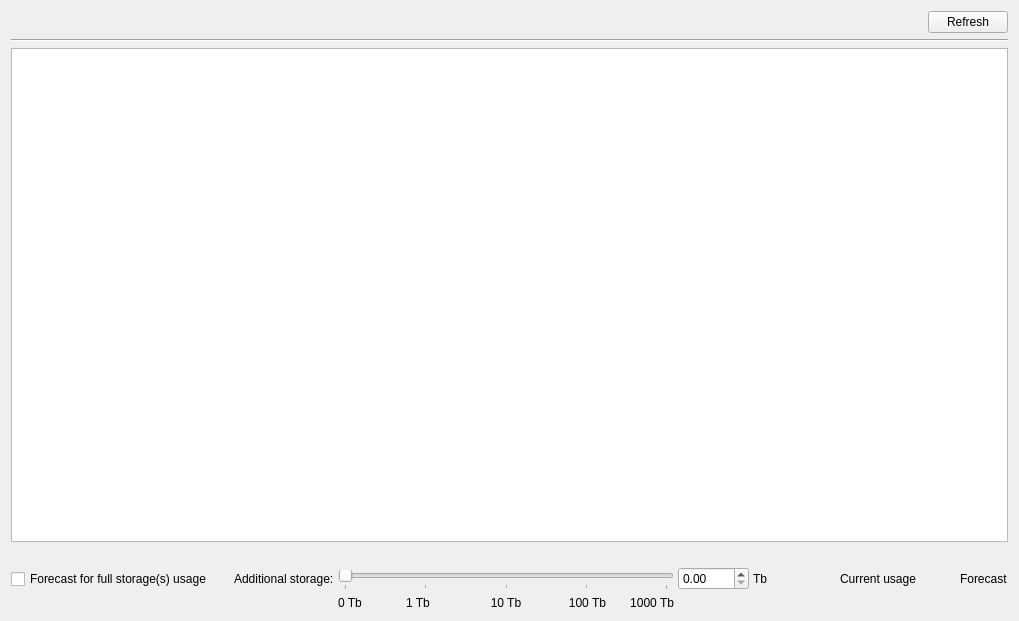
<?xml version="1.0" encoding="UTF-8"?>
<ui version="4.0">
 <class>RecordingStatisticsWidget</class>
 <widget class="QWidget" name="RecordingStatisticsWidget">
  <property name="geometry">
   <rect>
    <x>0</x>
    <y>0</y>
    <width>1019</width>
    <height>621</height>
   </rect>
  </property>
  <layout class="QVBoxLayout" name="verticalLayout" stretch="0">
   <item>
    <widget class="QStackedWidget" name="stackedWidget">
     <property name="currentIndex">
      <number>0</number>
     </property>
     <widget class="QWidget" name="gridPage">
      <layout class="QVBoxLayout" name="verticalLayout_3">
       <property name="leftMargin">
        <number>0</number>
       </property>
       <property name="topMargin">
        <number>0</number>
       </property>
       <property name="rightMargin">
        <number>0</number>
       </property>
       <property name="bottomMargin">
        <number>0</number>
       </property>
       <item>
        <layout class="QGridLayout" name="mainGridLayout">
         <property name="horizontalSpacing">
          <number>4</number>
         </property>
         <item row="0" column="2">
          <widget class="QPushButton" name="refreshButton">
           <property name="focusPolicy">
            <enum>Qt::TabFocus</enum>
           </property>
           <property name="text">
            <string>Refresh</string>
           </property>
           <property name="autoDefault">
            <bool>false</bool>
           </property>
           <property name="flat">
            <bool>false</bool>
           </property>
          </widget>
         </item>
         <item row="0" column="1">
          <spacer name="horizontalSpacer">
           <property name="orientation">
            <enum>Qt::Horizontal</enum>
           </property>
           <property name="sizeHint" stdset="0">
            <size>
             <width>40</width>
             <height>20</height>
            </size>
           </property>
          </spacer>
         </item>
        </layout>
       </item>
       <item>
        <widget class="Line" name="line">
         <property name="orientation">
          <enum>Qt::Horizontal</enum>
         </property>
        </widget>
       </item>
       <item>
        <widget class="QnTableView" name="gridEvents">
         <property name="mouseTracking">
          <bool>true</bool>
         </property>
         <property name="contextMenuPolicy">
          <enum>Qt::CustomContextMenu</enum>
         </property>
         <property name="lineWidth">
          <number>1</number>
         </property>
         <property name="midLineWidth">
          <number>1</number>
         </property>
         <property name="horizontalScrollBarPolicy">
          <enum>Qt::ScrollBarAlwaysOff</enum>
         </property>
         <property name="editTriggers">
          <set>QAbstractItemView::NoEditTriggers</set>
         </property>
         <property name="alternatingRowColors">
          <bool>false</bool>
         </property>
         <property name="selectionBehavior">
          <enum>QAbstractItemView::SelectRows</enum>
         </property>
         <property name="sortingEnabled">
          <bool>true</bool>
         </property>
         <attribute name="horizontalHeaderStretchLastSection">
          <bool>true</bool>
         </attribute>
         <attribute name="verticalHeaderVisible">
          <bool>false</bool>
         </attribute>
         <attribute name="verticalHeaderShowSortIndicator" stdset="0">
          <bool>true</bool>
         </attribute>
         <attribute name="verticalHeaderStretchLastSection">
          <bool>false</bool>
         </attribute>
        </widget>
       </item>
       <item>
        <layout class="QHBoxLayout" name="horizontalLayout_3">
         <item>
          <widget class="QCheckBox" name="checkBoxForecast">
           <property name="text">
            <string>Forecast for full storage(s) usage</string>
           </property>
          </widget>
         </item>
         <item>
          <spacer name="horizontalSpacer_4">
           <property name="orientation">
            <enum>Qt::Horizontal</enum>
           </property>
           <property name="sizeType">
            <enum>QSizePolicy::Fixed</enum>
           </property>
           <property name="sizeHint" stdset="0">
            <size>
             <width>16</width>
             <height>20</height>
            </size>
           </property>
          </spacer>
         </item>
         <item>
          <widget class="QWidget" name="forecastControlWidget" native="true">
           <layout class="QGridLayout" name="gridLayout_2">
            <property name="leftMargin">
             <number>0</number>
            </property>
            <property name="topMargin">
             <number>0</number>
            </property>
            <property name="rightMargin">
             <number>0</number>
            </property>
            <property name="bottomMargin">
             <number>0</number>
            </property>
            <property name="horizontalSpacing">
             <number>4</number>
            </property>
            <item row="1" column="1" colspan="5">
             <widget class="QSlider" name="extraSpaceSlider">
              <property name="maximum">
               <number>400</number>
              </property>
              <property name="pageStep">
               <number>100</number>
              </property>
              <property name="orientation">
               <enum>Qt::Horizontal</enum>
              </property>
              <property name="tickPosition">
               <enum>QSlider::TicksBelow</enum>
              </property>
              <property name="tickInterval">
               <number>100</number>
              </property>
             </widget>
            </item>
            <item row="2" column="5">
             <widget class="QLabel" name="label_4">
              <property name="minimumSize">
               <size>
                <width>64</width>
                <height>0</height>
               </size>
              </property>
              <property name="text">
               <string>1000 Tb</string>
              </property>
              <property name="alignment">
               <set>Qt::AlignRight|Qt::AlignTrailing|Qt::AlignVCenter</set>
              </property>
             </widget>
            </item>
            <item row="2" column="4">
             <widget class="QLabel" name="label_6">
              <property name="minimumSize">
               <size>
                <width>64</width>
                <height>0</height>
               </size>
              </property>
              <property name="text">
               <string>100 Tb</string>
              </property>
              <property name="alignment">
               <set>Qt::AlignRight|Qt::AlignTrailing|Qt::AlignVCenter</set>
              </property>
             </widget>
            </item>
            <item row="2" column="1">
             <widget class="QLabel" name="label_3">
              <property name="minimumSize">
               <size>
                <width>64</width>
                <height>0</height>
               </size>
              </property>
              <property name="text">
               <string>0 Tb</string>
              </property>
             </widget>
            </item>
            <item row="2" column="2">
             <widget class="QLabel" name="label_2">
              <property name="minimumSize">
               <size>
                <width>64</width>
                <height>0</height>
               </size>
              </property>
              <property name="text">
               <string>1 Tb</string>
              </property>
              <property name="alignment">
               <set>Qt::AlignLeading|Qt::AlignLeft|Qt::AlignVCenter</set>
              </property>
             </widget>
            </item>
            <item row="0" column="7" rowspan="3">
             <widget class="QLabel" name="extraStorageLabel">
              <property name="text">
               <string>Tb</string>
              </property>
             </widget>
            </item>
            <item row="0" column="6" rowspan="3">
             <widget class="QDoubleSpinBox" name="extraSizeSpinBox">
              <property name="maximum">
               <double>1000.000000000000000</double>
              </property>
             </widget>
            </item>
            <item row="0" column="0" rowspan="3">
             <widget class="QLabel" name="label">
              <property name="text">
               <string>Additional storage:</string>
              </property>
             </widget>
            </item>
            <item row="0" column="2">
             <spacer name="horizontalSpacer_3">
              <property name="orientation">
               <enum>Qt::Horizontal</enum>
              </property>
              <property name="sizeHint" stdset="0">
               <size>
                <width>40</width>
                <height>16</height>
               </size>
              </property>
             </spacer>
            </item>
            <item row="2" column="3">
             <widget class="QLabel" name="label_5">
              <property name="minimumSize">
               <size>
                <width>64</width>
                <height>0</height>
               </size>
              </property>
              <property name="text">
               <string>10 Tb</string>
              </property>
              <property name="alignment">
               <set>Qt::AlignCenter</set>
              </property>
             </widget>
            </item>
           </layout>
          </widget>
         </item>
         <item>
          <spacer name="horizontalSpacer_2">
           <property name="orientation">
            <enum>Qt::Horizontal</enum>
           </property>
           <property name="sizeHint" stdset="0">
            <size>
             <width>40</width>
             <height>20</height>
            </size>
           </property>
          </spacer>
         </item>
         <item>
          <widget class="QWidget" name="legendWidget" native="true">
           <layout class="QHBoxLayout" name="horizontalLayout_2">
            <property name="leftMargin">
             <number>0</number>
            </property>
            <property name="topMargin">
             <number>0</number>
            </property>
            <property name="rightMargin">
             <number>0</number>
            </property>
            <property name="bottomMargin">
             <number>0</number>
            </property>
            <item>
             <widget class="QLabel" name="labelUsageColor">
              <property name="sizePolicy">
               <sizepolicy hsizetype="Fixed" vsizetype="Fixed">
                <horstretch>0</horstretch>
                <verstretch>0</verstretch>
               </sizepolicy>
              </property>
              <property name="minimumSize">
               <size>
                <width>24</width>
                <height>24</height>
               </size>
              </property>
              <property name="text">
               <string/>
              </property>
             </widget>
            </item>
            <item>
             <widget class="QLabel" name="label_8">
              <property name="text">
               <string>Current usage</string>
              </property>
             </widget>
            </item>
            <item>
             <spacer name="horizontalSpacer_5">
              <property name="orientation">
               <enum>Qt::Horizontal</enum>
              </property>
              <property name="sizeType">
               <enum>QSizePolicy::Fixed</enum>
              </property>
              <property name="sizeHint" stdset="0">
               <size>
                <width>8</width>
                <height>20</height>
               </size>
              </property>
             </spacer>
            </item>
            <item>
             <widget class="QLabel" name="labelForecastColor">
              <property name="sizePolicy">
               <sizepolicy hsizetype="Fixed" vsizetype="Fixed">
                <horstretch>0</horstretch>
                <verstretch>0</verstretch>
               </sizepolicy>
              </property>
              <property name="minimumSize">
               <size>
                <width>24</width>
                <height>24</height>
               </size>
              </property>
              <property name="text">
               <string/>
              </property>
             </widget>
            </item>
            <item>
             <widget class="QLabel" name="label_10">
              <property name="text">
               <string>Forecast</string>
              </property>
             </widget>
            </item>
           </layout>
          </widget>
         </item>
        </layout>
       </item>
      </layout>
     </widget>
     <widget class="QWidget" name="warnPage">
      <layout class="QVBoxLayout" name="verticalLayout_2">
       <item>
        <widget class="QLabel" name="warningLabel">
         <property name="text">
          <string>Servers is offline. Statistics is not available.</string>
         </property>
         <property name="alignment">
          <set>Qt::AlignCenter</set>
         </property>
        </widget>
       </item>
      </layout>
     </widget>
    </widget>
   </item>
  </layout>
 </widget>
 <customwidgets>
  <customwidget>
   <class>QnTableView</class>
   <extends>QTableView</extends>
   <header location="global">ui/widgets/common/table_view.h</header>
  </customwidget>
 </customwidgets>
 <resources/>
 <connections/>
</ui>
